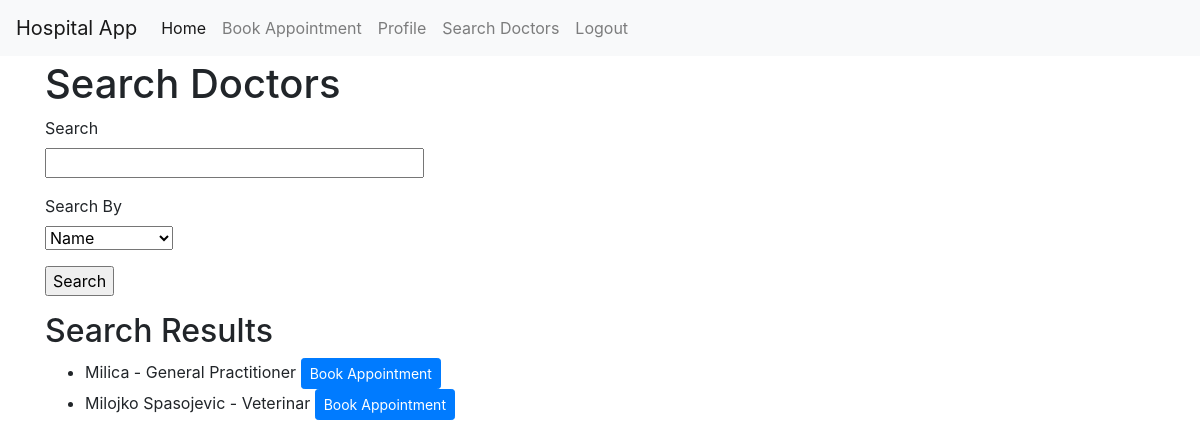
Before: /search_doctors (signed in) with the older database file.
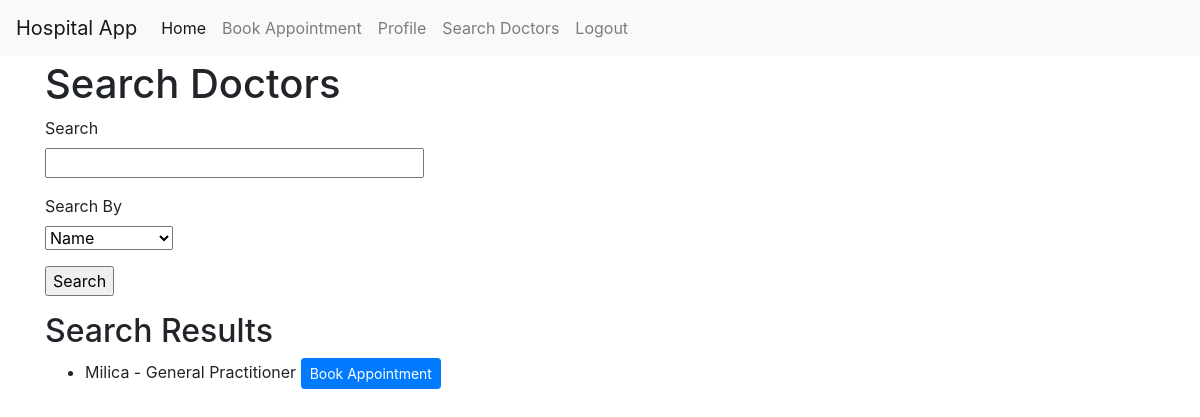
After: the same page with the newer database file.
### models.py (models this page shows, shortened)
class User(UserMixin, db.Model):
    __tablename__ = 'user'
    id = db.Column(db.Integer, primary_key=True)
    email = db.Column(db.String(120), index=True, unique=True, nullable=False)
    password_hash = db.Column(db.String(128), nullable=False)
    role = db.Column(db.String(20), default='patient', nullable=False)  # role: admin, doctor, patient
    appointments = db.relationship('Appointment', backref='doctor', lazy=True, foreign_keys='Appointment.doctor_id')  # Specify foreign key
    medical_records = db.relationship('MedicalRecord', backref='patient', lazy=True)
    name = db.Column(db.String(64), index=True)
    specialization = db.Column(db.String(100), nullable=True)
    position = db.Column(db.String(100), nullable=True)  # Staff

### app.py (the view, shortened to what this page needs)
@app.route('/search_doctors', methods=['GET', 'POST'])
@login_required
def search_doctors():
    if current_user.role != 'patient':
        return "You are not authorized to access this page."
    form = DoctorSearchForm()
    doctors = User.query.filter_by(role='doctor').all()  # Query all doctors by default
    return render_template('patient/search_doctors.html', form=form, doctors=doctors)

### forms.py
class DoctorSearchForm(FlaskForm):
    search_term = StringField('Search', validators=[Optional()])
    search_by = SelectField('Search By', choices=[('name', 'Name'), ('specialization', 'Specialization')], validators=[DataRequired()])
    submit = SubmitField('Search')

### app.py (called while the page is built)
@login_manager.user_loader
def load_user(user_id):
    return db.session.get(User, int(user_id))

### templates/patient/search_doctors.html (shortened to what this page needs)
{% extends 'base.html' %} {% block content %}
<h1>Search Doctors</h1>
<form method="POST">
	<p>
		{{ form.search_term.label }}<br />
		{{ form.search_term(size=32) }}<br />
	</p>
	<p>
		{{ form.search_by.label }}<br />
		{{ form.search_by }}<br />
	</p>
	<p>{{ form.submit() }}</p>
</form>
<h2>Search Results</h2>
<ul>
	{% for doctor in doctors %}
	<li>
		{{ doctor.name }} - {{ doctor.specialization }}
		<a
			href="{{ url_for('book_doctor_appointment', doctor_id=doctor.id) }}"
			class="btn btn-primary btn-sm"
			>Book Appointment</a
		>
	</li>
	{% endfor %}
</ul>
{% endblock %}

### templates/base.html (shortened to what this page needs)
<!DOCTYPE html>
<html lang="en">
	<head>
		<link
			rel="stylesheet"
			href="https://stackpath.bootstrapcdn.com/bootstrap/4.5.2/css/bootstrap.min.css"
		/>
	</head>
	<body>
		<nav class="navbar navbar-expand-lg navbar-light bg-light fixed-top">
			<a class="navbar-brand" href="/">Hospital App</a>
			<div class="collapse navbar-collapse" id="navbarNav">
				<ul class="navbar-nav">
					<li class="nav-item active">
						<a class="nav-link" href="/"
							>Home <span class="sr-only">(current)</span></a
						>
					</li>
					{% if current_user.is_authenticated %} {% if
					current_user.role == 'patient' %}
					<li class="nav-item">
						<a
							class="nav-link"
							href="{{ url_for('book_appointment') }}"
							>Book Appointment</a
						>
					</li>
					<li class="nav-item">
						<a class="nav-link" href="{{ url_for('profile') }}"
							>Profile</a
						>
					</li>
					<li class="nav-item">
						<a
							class="nav-link"
							href="{{ url_for('search_doctors') }}"
							>Search Doctors</a
						>
					</li>
					{% endif %}
					<li class="nav-item">
						<a class="nav-link" href="{{ url_for('logout') }}"
							>Logout</a
						>
					</li>
					{% endif %}
				</ul>
			</div>
		</nav>
		<div class="container">{% block content %}{% endblock %}</div>
	</body>
</html>

### templates/base.html (style rules this page uses)
body { padding-top: 60px; }

Changed rows visible on the page:
removed User: name "Milojko Spasojevic", specialization "Veterinar"
